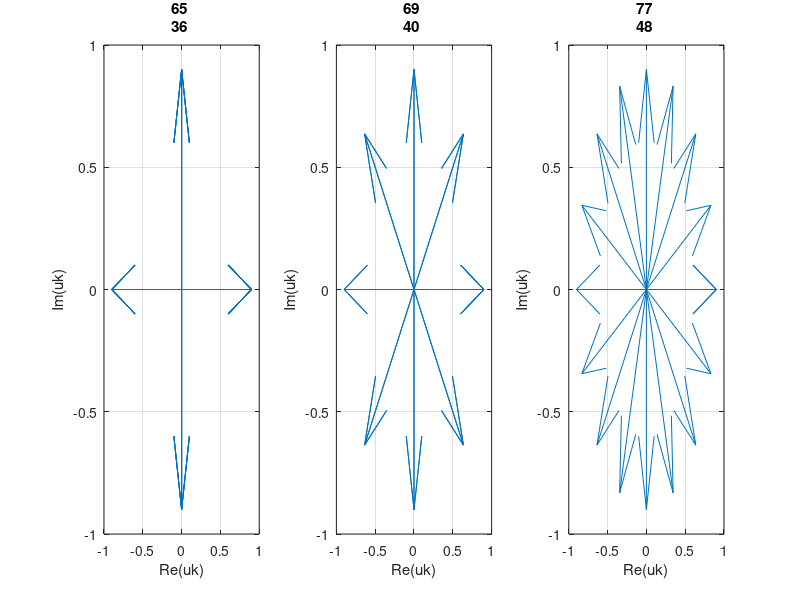
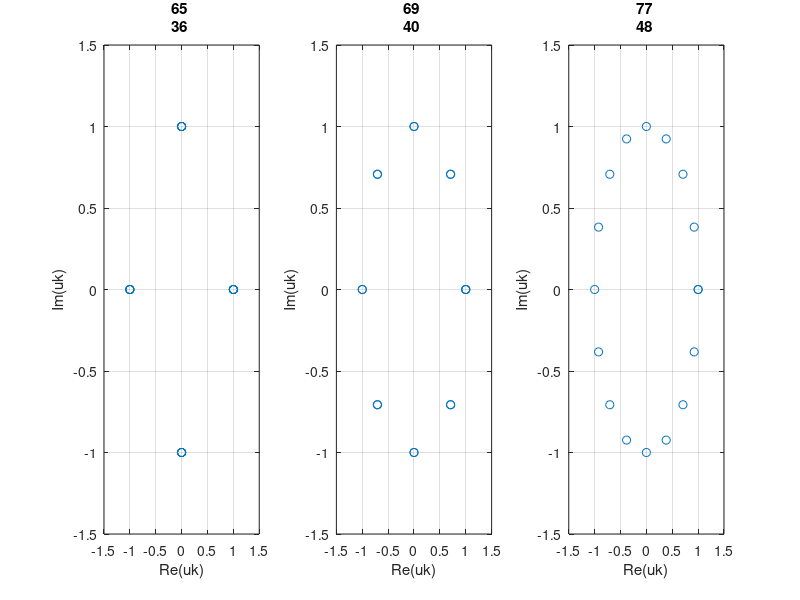
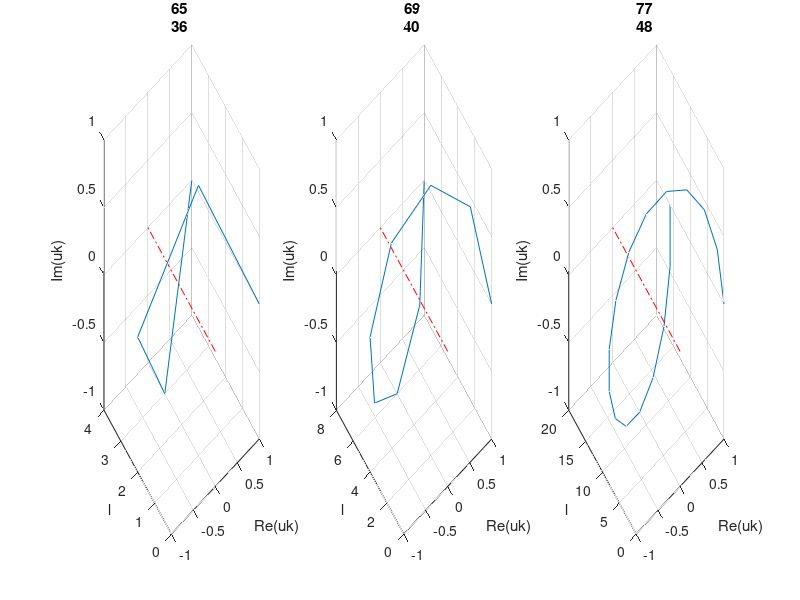

Here is the MATLAB script that generated these plots, in order:
%% init script
clear;
clc;
close all;

%% Grafische Darstellung der DFT-Basisvektoren
N = 2^4; % Länge der Vektoren bestimmen
k = 0:N; % 0 bis N, damit voller Kreis
Nvar = [2^2, 2^3, N];
uk1 = exp(((1i*2*pi)/Nvar(1))*k); % Basisvektoren N=2^2 erstellen
uk2 = exp(((1i*2*pi)/Nvar(2))*k); % Basisvektoren N=2^3 erstellen
uk3 = exp(((1i*2*pi)/Nvar(3))*k); % Basisvektoren N=2^4 erstellen

% Real- und Imaginärteil berechnen
real_uk1 = real(uk1);
imag_uk1 = imag(uk1);

real_uk2 = real(uk2);
imag_uk2 = imag(uk2);

real_uk3 = real(uk3);
imag_uk3 = imag(uk3);

% Basisvektoren als Pfeile im Einheitskreis plotten
figure;
subplot(1,3,1);
quiver(zeros(size(uk1',1),1),zeros(size(uk1',1),1),real_uk1',imag_uk1');
title("Basisvektoren uk im Einheitskreis, N = " + Nvar(1));
xlabel('Re(uk)');
ylabel('Im(uk)');
grid on;
subplot(1,3,2);
quiver(zeros(size(uk2',1),1),zeros(size(uk2',1),1),real_uk2',imag_uk2');
title("Basisvektoren uk im Einheitskreis, N = " + Nvar(2));
xlabel('Re(uk)');
ylabel('Im(uk)');
grid on;
subplot(1,3,3);
quiver(zeros(size(uk3',1),1),zeros(size(uk3',1),1),real_uk3',imag_uk3');
title("Basisvektoren uk im Einheitskreis, N = " + Nvar(3));
xlabel('Re(uk)');
ylabel('Im(uk)');
grid on;

% Basisvektoren als Punkte im Einheitskreis plotten
figure;

subplot(1,3,1);
plot(real_uk1,imag_uk1,'o');
grid on;
axis([-1.5 1.5 -1.5 1.5]);
title("Basisvektoren uk im Einheitskreis, N = " + Nvar(1));
xlabel('Re(uk)');
ylabel('Im(uk)');
subplot(1,3,2);
plot(real_uk2,imag_uk2,'o');
grid on;
axis([-1.5 1.5 -1.5 1.5]);
title("Basisvektoren uk im Einheitskreis, N = " + Nvar(2));
xlabel('Re(uk)');
ylabel('Im(uk)');
subplot(1,3,3);
plot(real_uk3,imag_uk3,'o');
grid on;
axis([-1.5 1.5 -1.5 1.5]);
title("Basisvektoren uk im Einheitskreis, N = " + Nvar(3));
xlabel('Re(uk)');
ylabel('Im(uk)');

% Basisvektoren im 3-dimensionalen Raum plotten
l1 = 0:Nvar(1);
l2 = 0:Nvar(2);
l3 = 0:Nvar(3);
% e^(i*2*pi/N*l) -> Euler'sche Formel anwenden -> cos & sin
x1 = cos((2*pi/Nvar(1))*l1); % real
z1 = sin((2*pi/Nvar(1))*l1); % imaginär
y1 = l1;

x2 = cos((2*pi/Nvar(2))*l2); % real
z2 = sin((2*pi/Nvar(2))*l2); % imaginär
y2 = l2;

x3 = cos((2*pi/Nvar(3))*l3); % real
z3 = sin((2*pi/Nvar(3))*l3); % imaginär
y3 = l3;

figure;
subplot(1,3,1);
plot3(x1,y1,z1);
hold on;
line([0,0],get(gca,'ylim'),'LineStyle','-.','Color','r'); % draw l axis-line
title("Basisvektoren uk im 3D-Raum, N = " + Nvar(1));
xlabel('Re(uk)');
zlabel('Im(uk)');
ylabel('l');
grid on;
subplot(1,3,2);
plot3(x2,y2,z2);
hold on;
line([0,0],get(gca,'ylim'),'LineStyle','-.','Color','r'); % draw l axis-line
title("Basisvektoren uk im 3D-Raum, N = " + Nvar(2));
xlabel('Re(uk)');
zlabel('Im(uk)');
ylabel('l');
grid on;
subplot(1,3,3);
plot3(x3,y3,z3);
hold on;
line([0,0],get(gca,'ylim'),'LineStyle','-.','Color','r'); % draw l axis-line
title("Basisvektoren uk im 3D-Raum, N = " + Nvar(3));
xlabel('Re(uk)');
zlabel('Im(uk)');
ylabel('l');
grid on;
